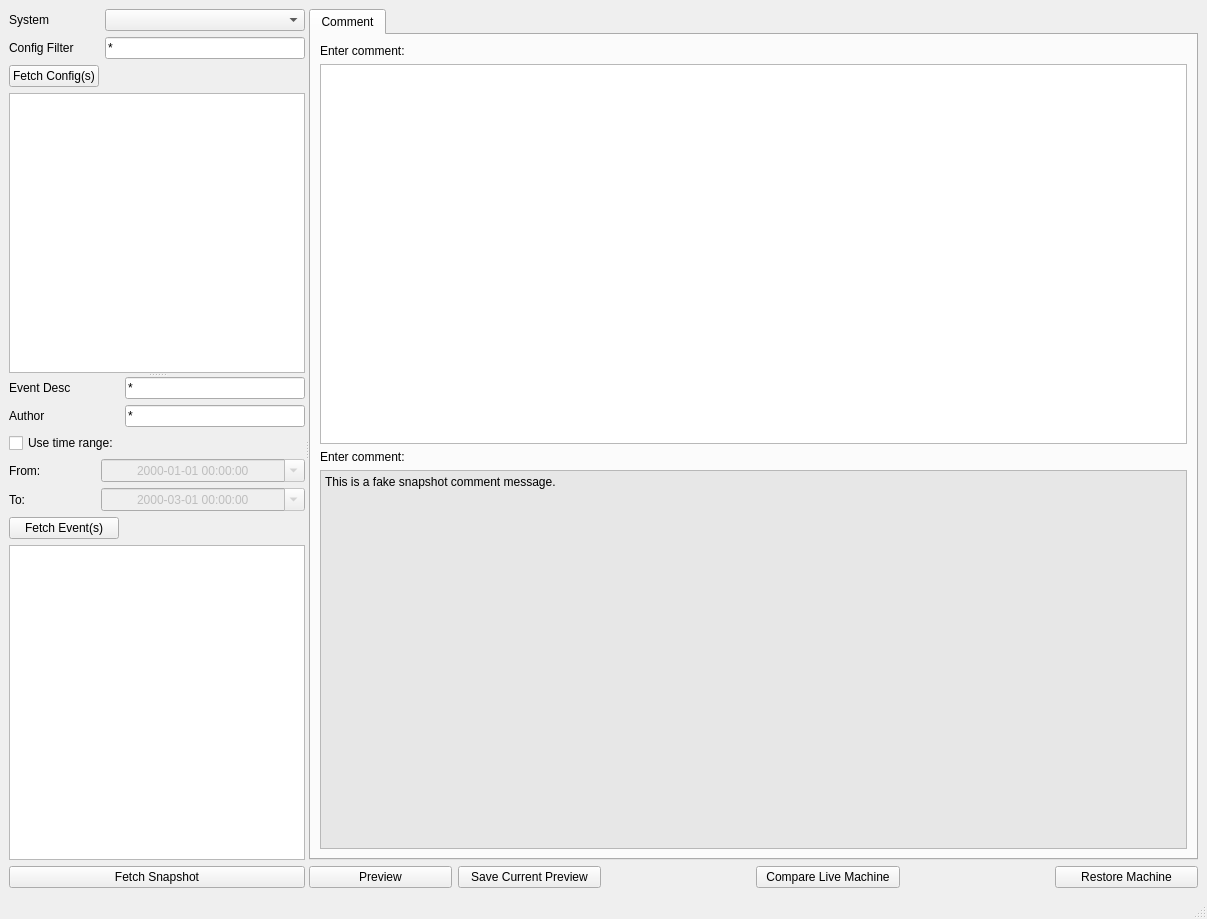
<?xml version="1.0" encoding="UTF-8"?>
<ui version="4.0">
 <class>masar</class>
 <widget class="QMainWindow" name="masar">
  <property name="geometry">
   <rect>
    <x>0</x>
    <y>0</y>
    <width>1207</width>
    <height>919</height>
   </rect>
  </property>
  <property name="windowTitle">
   <string>MASAR Viewer</string>
  </property>
  <widget class="QWidget" name="mainwidget">
   <layout class="QVBoxLayout" name="verticalLayout_2">
    <item>
     <widget class="QSplitter" name="splitter">
      <property name="orientation">
       <enum>Qt::Horizontal</enum>
      </property>
      <widget class="QSplitter" name="configEventSplitter">
       <property name="sizePolicy">
        <sizepolicy hsizetype="Fixed" vsizetype="Expanding">
         <horstretch>0</horstretch>
         <verstretch>0</verstretch>
        </sizepolicy>
       </property>
       <property name="orientation">
        <enum>Qt::Vertical</enum>
       </property>
       <widget class="QWidget" name="layoutWidget">
        <layout class="QVBoxLayout" name="configVerticalLayout">
         <item>
          <layout class="QGridLayout" name="configGridLayout">
           <item row="0" column="0">
            <widget class="QLabel" name="systemLabel">
             <property name="text">
              <string>System</string>
             </property>
            </widget>
           </item>
           <item row="0" column="1">
            <widget class="QComboBox" name="systemCombox">
             <property name="currentIndex">
              <number>-1</number>
             </property>
            </widget>
           </item>
           <item row="1" column="0">
            <widget class="QLabel" name="configFilterLabel">
             <property name="text">
              <string>Config Filter</string>
             </property>
            </widget>
           </item>
           <item row="1" column="1">
            <widget class="QLineEdit" name="configFilterLineEdit">
             <property name="text">
              <string>*</string>
             </property>
            </widget>
           </item>
           <item row="2" column="0">
            <widget class="QPushButton" name="fetchConfigButton">
             <property name="text">
              <string>Fetch Config(s)</string>
             </property>
            </widget>
           </item>
           <item row="3" column="0" colspan="2">
            <widget class="QTableWidget" name="configTableWidget">
             <property name="selectionMode">
              <enum>QAbstractItemView::ExtendedSelection</enum>
             </property>
             <property name="selectionBehavior">
              <enum>QAbstractItemView::SelectRows</enum>
             </property>
             <property name="sortingEnabled">
              <bool>true</bool>
             </property>
            </widget>
           </item>
          </layout>
         </item>
        </layout>
       </widget>
       <widget class="QWidget" name="layoutWidget">
        <layout class="QVBoxLayout" name="eventVerticalLayout">
         <item>
          <layout class="QGridLayout" name="eventGridLayout">
           <item row="2" column="0" colspan="3">
            <widget class="QCheckBox" name="timeRangeCheckBox">
             <property name="text">
              <string>Use time range:</string>
             </property>
            </widget>
           </item>
           <item row="3" column="0">
            <widget class="QLabel" name="eventStartLabel">
             <property name="text">
              <string>From:</string>
             </property>
            </widget>
           </item>
           <item row="3" column="2" colspan="2">
            <widget class="QDateTimeEdit" name="eventStartDateTime">
             <property name="enabled">
              <bool>false</bool>
             </property>
             <property name="alignment">
              <set>Qt::AlignCenter</set>
             </property>
             <property name="readOnly">
              <bool>false</bool>
             </property>
             <property name="displayFormat">
              <string>yyyy-MM-dd hh:mm:ss</string>
             </property>
             <property name="calendarPopup">
              <bool>true</bool>
             </property>
            </widget>
           </item>
           <item row="4" column="0">
            <widget class="QLabel" name="eventEndLabel">
             <property name="text">
              <string>To:</string>
             </property>
            </widget>
           </item>
           <item row="5" column="0" colspan="3">
            <widget class="QPushButton" name="fetchEventButton">
             <property name="text">
              <string>Fetch Event(s)</string>
             </property>
            </widget>
           </item>
           <item row="4" column="2" colspan="2">
            <widget class="QDateTimeEdit" name="eventEndDateTime">
             <property name="enabled">
              <bool>false</bool>
             </property>
             <property name="alignment">
              <set>Qt::AlignCenter</set>
             </property>
             <property name="readOnly">
              <bool>false</bool>
             </property>
             <property name="dateTime">
              <datetime>
               <hour>0</hour>
               <minute>0</minute>
               <second>0</second>
               <year>2000</year>
               <month>3</month>
               <day>1</day>
              </datetime>
             </property>
             <property name="displayFormat">
              <string>yyyy-MM-dd hh:mm:ss</string>
             </property>
             <property name="calendarPopup">
              <bool>true</bool>
             </property>
            </widget>
           </item>
           <item row="0" column="3">
            <widget class="QLineEdit" name="eventFilterLineEdit">
             <property name="text">
              <string>*</string>
             </property>
            </widget>
           </item>
           <item row="1" column="3">
            <widget class="QLineEdit" name="authorTextEdit">
             <property name="text">
              <string>*</string>
             </property>
            </widget>
           </item>
           <item row="0" column="0">
            <widget class="QLabel" name="eventFilterLabel">
             <property name="text">
              <string>Event Desc</string>
             </property>
            </widget>
           </item>
           <item row="1" column="0">
            <widget class="QLabel" name="ByWho">
             <property name="text">
              <string>Author</string>
             </property>
            </widget>
           </item>
          </layout>
         </item>
         <item>
          <widget class="QTableWidget" name="eventTableWidget">
           <property name="selectionMode">
            <enum>QAbstractItemView::ExtendedSelection</enum>
           </property>
           <property name="selectionBehavior">
            <enum>QAbstractItemView::SelectRows</enum>
           </property>
           <property name="sortingEnabled">
            <bool>true</bool>
           </property>
          </widget>
         </item>
         <item>
          <layout class="QHBoxLayout" name="snapshotHorizontalLayout">
           <item>
            <widget class="QPushButton" name="fetchSnapshotButton">
             <property name="text">
              <string>Fetch Snapshot</string>
             </property>
            </widget>
           </item>
          </layout>
         </item>
        </layout>
       </widget>
      </widget>
      <widget class="QWidget" name="layoutWidget">
       <layout class="QVBoxLayout" name="verticalLayout">
        <item>
         <widget class="QTabWidget" name="snapshotTabWidget">
          <property name="sizePolicy">
           <sizepolicy hsizetype="Expanding" vsizetype="Expanding">
            <horstretch>3</horstretch>
            <verstretch>0</verstretch>
           </sizepolicy>
          </property>
          <property name="minimumSize">
           <size>
            <width>768</width>
            <height>0</height>
           </size>
          </property>
          <property name="currentIndex">
           <number>0</number>
          </property>
          <widget class="QWidget" name="commentTab">
           <attribute name="title">
            <string>Comment</string>
           </attribute>
           <layout class="QVBoxLayout" name="commentTabWindowLayout">
            <item>
             <widget class="QLabel" name="commentInputLabel">
              <property name="text">
               <string>Enter comment:</string>
              </property>
             </widget>
            </item>
            <item>
             <widget class="QPlainTextEdit" name="commentInputTextEdit"/>
            </item>
            <item>
             <widget class="QLabel" name="currentCommentLabel">
              <property name="text">
               <string>Enter comment:</string>
              </property>
             </widget>
            </item>
            <item>
             <widget class="QPlainTextEdit" name="currentCommentText">
              <property name="palette">
               <palette>
                <active>
                 <colorrole role="Base">
                  <brush brushstyle="SolidPattern">
                   <color alpha="255">
                    <red>231</red>
                    <green>231</green>
                    <blue>231</blue>
                   </color>
                  </brush>
                 </colorrole>
                </active>
                <inactive>
                 <colorrole role="Base">
                  <brush brushstyle="SolidPattern">
                   <color alpha="255">
                    <red>231</red>
                    <green>231</green>
                    <blue>231</blue>
                   </color>
                  </brush>
                 </colorrole>
                </inactive>
                <disabled>
                 <colorrole role="Base">
                  <brush brushstyle="SolidPattern">
                   <color alpha="255">
                    <red>255</red>
                    <green>255</green>
                    <blue>255</blue>
                   </color>
                  </brush>
                 </colorrole>
                </disabled>
               </palette>
              </property>
              <property name="autoFillBackground">
               <bool>true</bool>
              </property>
              <property name="readOnly">
               <bool>true</bool>
              </property>
              <property name="plainText">
               <string>This is a fake snapshot comment message.</string>
              </property>
              <property name="backgroundVisible">
               <bool>false</bool>
              </property>
             </widget>
            </item>
           </layout>
          </widget>
         </widget>
        </item>
        <item>
         <layout class="QHBoxLayout" name="horizontalLayout">
          <item>
           <widget class="QPushButton" name="machinePreviewButton">
            <property name="text">
             <string>Preview</string>
            </property>
           </widget>
          </item>
          <item>
           <widget class="QPushButton" name="saveCurrentPreviewButton">
            <property name="text">
             <string>Save Current Preview</string>
            </property>
           </widget>
          </item>
          <item>
           <widget class="QLabel" name="label">
            <property name="text">
             <string/>
            </property>
           </widget>
          </item>
          <item>
           <widget class="QPushButton" name="getLiveMachineButton">
            <property name="text">
             <string>Compare Live Machine</string>
            </property>
           </widget>
          </item>
          <item>
           <widget class="QLabel" name="label_2">
            <property name="text">
             <string/>
            </property>
           </widget>
          </item>
          <item>
           <widget class="QPushButton" name="restoreMachineButton">
            <property name="text">
             <string>Restore Machine</string>
            </property>
           </widget>
          </item>
         </layout>
        </item>
       </layout>
      </widget>
     </widget>
    </item>
   </layout>
  </widget>
  <widget class="QMenuBar" name="menubar">
   <property name="geometry">
    <rect>
     <x>0</x>
     <y>0</y>
     <width>1207</width>
     <height>22</height>
    </rect>
   </property>
  </widget>
  <widget class="QStatusBar" name="statusbar"/>
 </widget>
 <resources/>
 <connections>
  <connection>
   <sender>systemCombox</sender>
   <signal>currentIndexChanged(QString)</signal>
   <receiver>masar</receiver>
   <slot>systemComboxChanged(QString)</slot>
   <hints>
    <hint type="sourcelabel">
     <x>20</x>
     <y>20</y>
    </hint>
    <hint type="destinationlabel">
     <x>20</x>
     <y>20</y>
    </hint>
   </hints>
  </connection>
  <connection>
   <sender>configFilterLineEdit</sender>
   <signal>textChanged(QString)</signal>
   <receiver>masar</receiver>
   <slot>configFilterChanged()</slot>
   <hints>
    <hint type="sourcelabel">
     <x>20</x>
     <y>20</y>
    </hint>
    <hint type="destinationlabel">
     <x>20</x>
     <y>20</y>
    </hint>
   </hints>
  </connection>
  <connection>
   <sender>fetchConfigButton</sender>
   <signal>clicked()</signal>
   <receiver>masar</receiver>
   <slot>fetchConfigAction()</slot>
   <hints>
    <hint type="sourcelabel">
     <x>20</x>
     <y>20</y>
    </hint>
    <hint type="destinationlabel">
     <x>20</x>
     <y>20</y>
    </hint>
   </hints>
  </connection>
  <connection>
   <sender>saveCurrentPreviewButton</sender>
   <signal>clicked()</signal>
   <receiver>masar</receiver>
   <slot>saveMachinePreviewAction()</slot>
   <hints>
    <hint type="sourcelabel">
     <x>20</x>
     <y>20</y>
    </hint>
    <hint type="destinationlabel">
     <x>20</x>
     <y>20</y>
    </hint>
   </hints>
  </connection>
  <connection>
   <sender>eventFilterLineEdit</sender>
   <signal>textChanged(QString)</signal>
   <receiver>masar</receiver>
   <slot>eventFilterChanged()</slot>
   <hints>
    <hint type="sourcelabel">
     <x>20</x>
     <y>20</y>
    </hint>
    <hint type="destinationlabel">
     <x>20</x>
     <y>20</y>
    </hint>
   </hints>
  </connection>
  <connection>
   <sender>authorTextEdit</sender>
   <signal>textChanged(QString)</signal>
   <receiver>masar</receiver>
   <slot>authorTextChanged()</slot>
   <hints>
    <hint type="sourcelabel">
     <x>20</x>
     <y>20</y>
    </hint>
    <hint type="destinationlabel">
     <x>20</x>
     <y>20</y>
    </hint>
   </hints>
  </connection>
  <connection>
   <sender>timeRangeCheckBox</sender>
   <signal>stateChanged(int)</signal>
   <receiver>masar</receiver>
   <slot>useTimeRange()</slot>
   <hints>
    <hint type="sourcelabel">
     <x>20</x>
     <y>20</y>
    </hint>
    <hint type="destinationlabel">
     <x>20</x>
     <y>20</y>
    </hint>
   </hints>
  </connection>
  <connection>
   <sender>fetchEventButton</sender>
   <signal>clicked(void)</signal>
   <receiver>masar</receiver>
   <slot>fetchEventAction()</slot>
   <hints>
    <hint type="sourcelabel">
     <x>20</x>
     <y>20</y>
    </hint>
    <hint type="destinationlabel">
     <x>20</x>
     <y>20</y>
    </hint>
   </hints>
  </connection>
  <connection>
   <sender>fetchSnapshotButton</sender>
   <signal>clicked(void)</signal>
   <receiver>masar</receiver>
   <slot>retrieveSnapshot()</slot>
   <hints>
    <hint type="sourcelabel">
     <x>20</x>
     <y>20</y>
    </hint>
    <hint type="destinationlabel">
     <x>20</x>
     <y>20</y>
    </hint>
   </hints>
  </connection>
  <connection>
   <sender>restoreMachineButton</sender>
   <signal>clicked(void)</signal>
   <receiver>masar</receiver>
   <slot>restoreSnapshotAction()</slot>
   <hints>
    <hint type="sourcelabel">
     <x>20</x>
     <y>20</y>
    </hint>
    <hint type="destinationlabel">
     <x>20</x>
     <y>20</y>
    </hint>
   </hints>
  </connection>
  <connection>
   <sender>machinePreviewButton</sender>
   <signal>clicked()</signal>
   <receiver>masar</receiver>
   <slot>getMachinePreviewAction()</slot>
   <hints>
    <hint type="sourcelabel">
     <x>424</x>
     <y>868</y>
    </hint>
    <hint type="destinationlabel">
     <x>603</x>
     <y>459</y>
    </hint>
   </hints>
  </connection>
  <connection>
   <sender>getLiveMachineButton</sender>
   <signal>clicked()</signal>
   <receiver>masar</receiver>
   <slot>getLiveMachineAction()</slot>
   <hints>
    <hint type="sourcelabel">
     <x>424</x>
     <y>868</y>
    </hint>
    <hint type="destinationlabel">
     <x>603</x>
     <y>459</y>
    </hint>
   </hints>
  </connection>
 </connections>
 <slots>
  <slot>systemComboxChanged(QString)</slot>
  <slot>configFilterChanged()</slot>
  <slot>fetchConfigAction()</slot>
  <slot>saveMachinePreviewAction()</slot>
  <slot>getMachinePreviewAction()</slot>
  <slot>eventFilterChanged()</slot>
  <slot>useTimeRange()</slot>
  <slot>fetchEventAction()</slot>
  <slot>retrieveSnapshot()</slot>
  <slot>restoreSnapshotAction()</slot>
  <slot>getLiveMachineAction()</slot>
  <slot>authorTextChanged()</slot>
 </slots>
</ui>
